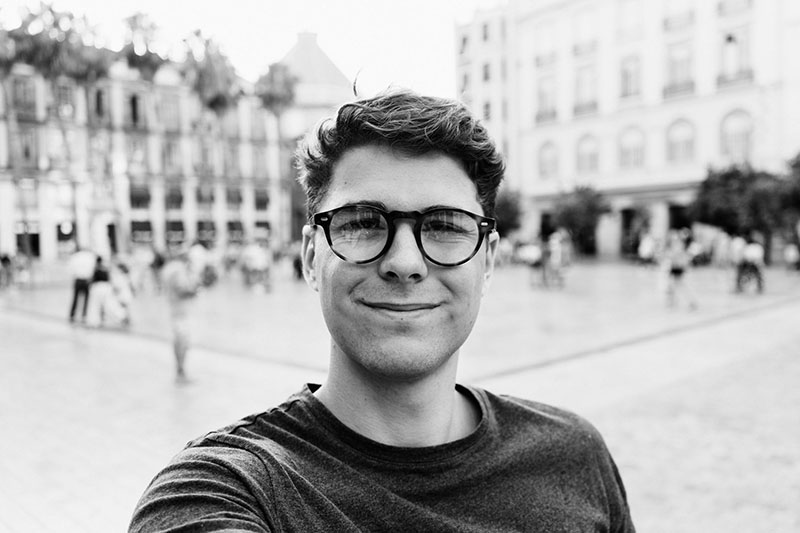
#> input picture sample_faces/img1.jpg, 800 x 533 px; its folder holds only this picture in this run
$ python FaceDetection.py
#> lines starting #> are read from the running program, lines starting #| are printed output that depends on the picture; after the words box and inside, x2 and y2 are one past the last pixel; in counts of white or black regions, pixels touching at a corner belong together
#> further down, img is the input picture: shape (533, 800, 3); min 0, max 255, mean 178.9
import cv2
import os

face_cascades = cv2.CascadeClassifier('haarcascade_frontalface_default.xml')

def detect_faces(img, draw_box=True):
#> called with draw_box = True
    grayscale_img = cv2.cvtColor(img, cv2.COLOR_BGR2GRAY)

    faces = face_cascades.detectMultiScale(grayscale_img,scaleFactor=1.6)
#> faces = [[271, 124, 252, 252]]

    for (x,y,width,height) in faces:
        if draw_box:
            cv2.rectangle(img,(x,y),(x+width,y+height),(0,255,0),5)

        face_box =img[y:y+height,x:x+height]
        face_coords = [x,y,width,height]
#> this loop made 1 pass
#> pass 1, in detect_faces, `face_box =img[y:y+height,x:x+height]`:
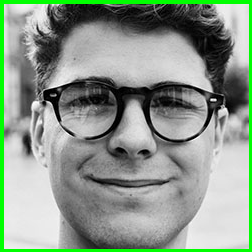
#> face_box: shape (252, 252, 3); mean B, G, R 139.8, 153.7, 139.8
#> after the loop:
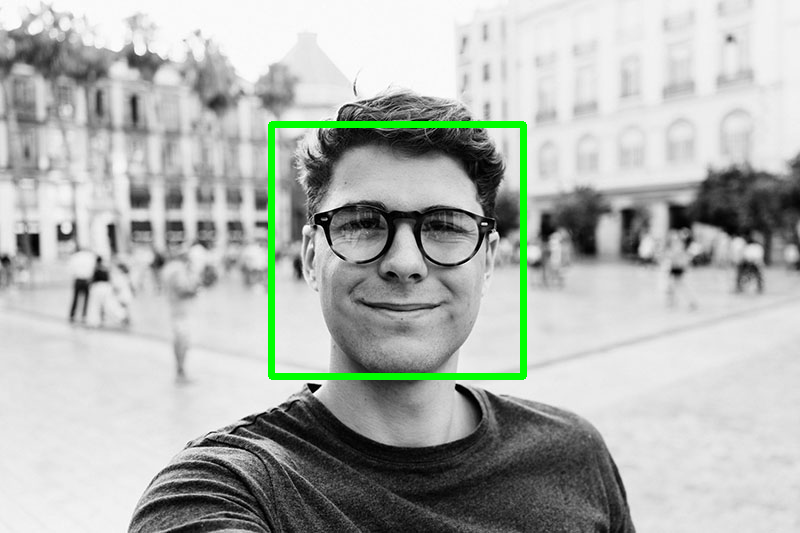
#> img: shape (533, 800, 3); 1.65% of pixels changed, all inside (x1, y1, x2, y2) = (268, 121, 527, 380)

    return img, face_box, face_coords


if __name__ == "__main__":
	files = os.listdir('sample_faces')
	images = [file for file in files if 'jpg' in file]
	for image in images:
		img = cv2.imread('sample_faces/' + image)
		detected_faces, _, _ = detect_faces(img)
		cv2.imwrite('sample_faces/detected_faces/' + image, detected_faces)

$ run again, on sample_faces/img2.jpg
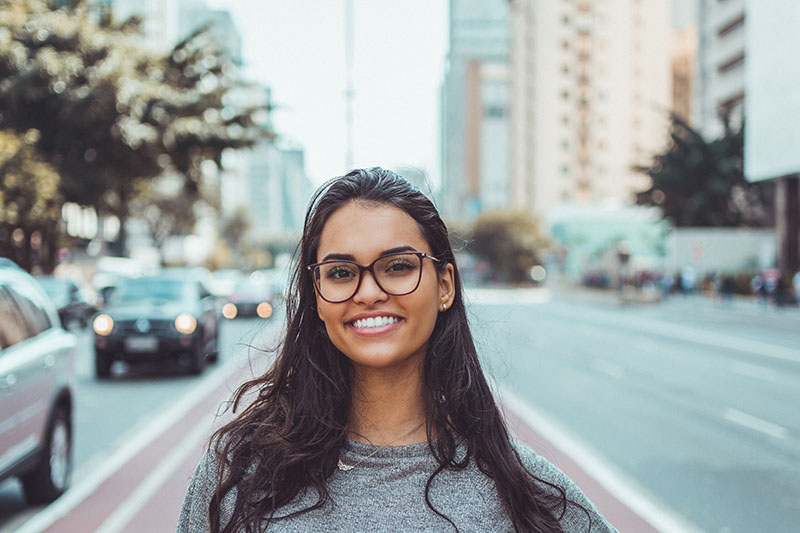
#> input picture sample_faces/img2.jpg, 800 x 533 px
#> img is the input picture: shape (533, 800, 3); mean B, G, R 161, 161.8, 156
#> faces = [[293, 204, 157, 157]]
#> the loop in detect_faces, `for (x,y,width,height) in faces:` made 1 pass
#> pass 1, in detect_faces, `face_box =img[y:y+height,x:x+height]`:
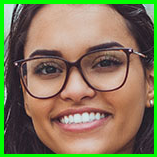
#> face_box: shape (157, 157, 3); mean B, G, R 89.3, 122, 129.4
#> after the loop in detect_faces, `for (x,y,width,height) in faces:`:
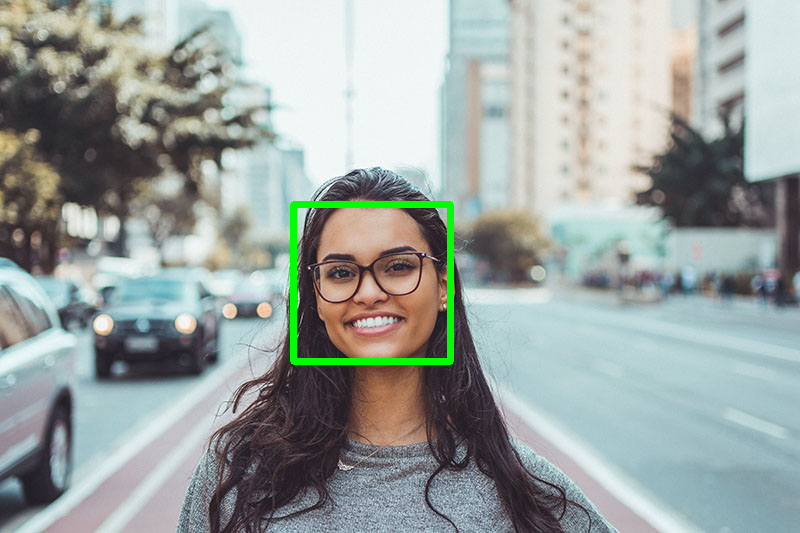
#> img: shape (533, 800, 3); 1.03% of pixels changed, all inside (x1, y1, x2, y2) = (290, 201, 454, 365)

$ run again, on sample_faces/img3.jpg
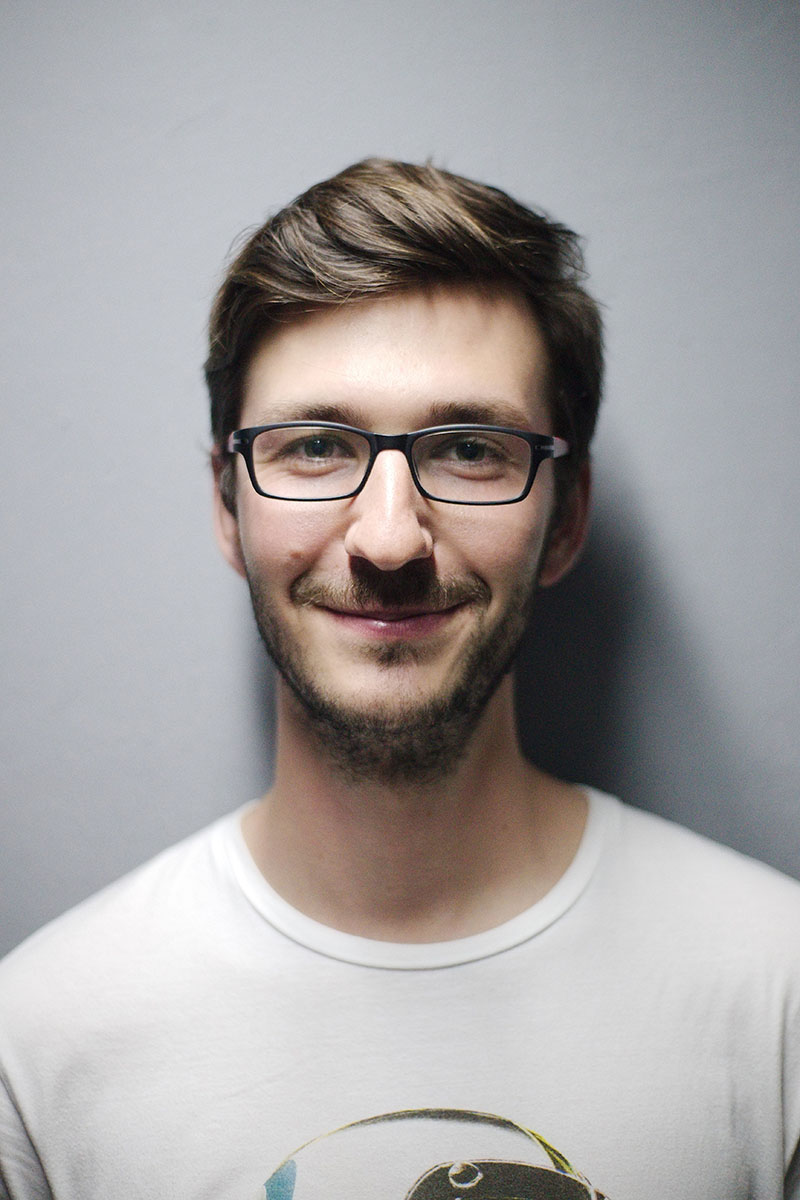
#> input picture sample_faces/img3.jpg, 800 x 1200 px
#> img is the input picture: shape (1200, 800, 3); mean B, G, R 160.8, 160.8, 164.2
#> faces = [[193, 306, 403, 403]]
#> the loop in detect_faces, `for (x,y,width,height) in faces:` made 1 pass
#> pass 1, in detect_faces, `face_box =img[y:y+height,x:x+height]`:
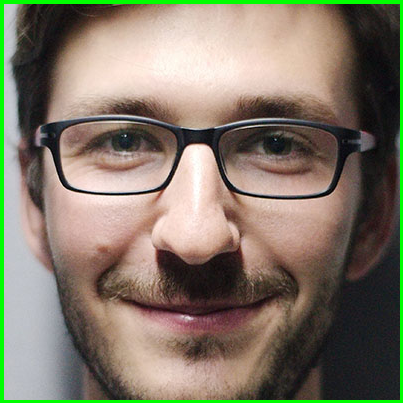
#> face_box: shape (403, 403, 3); mean B, G, R 104.3, 120.8, 129.6
#> after the loop in detect_faces, `for (x,y,width,height) in faces:`:
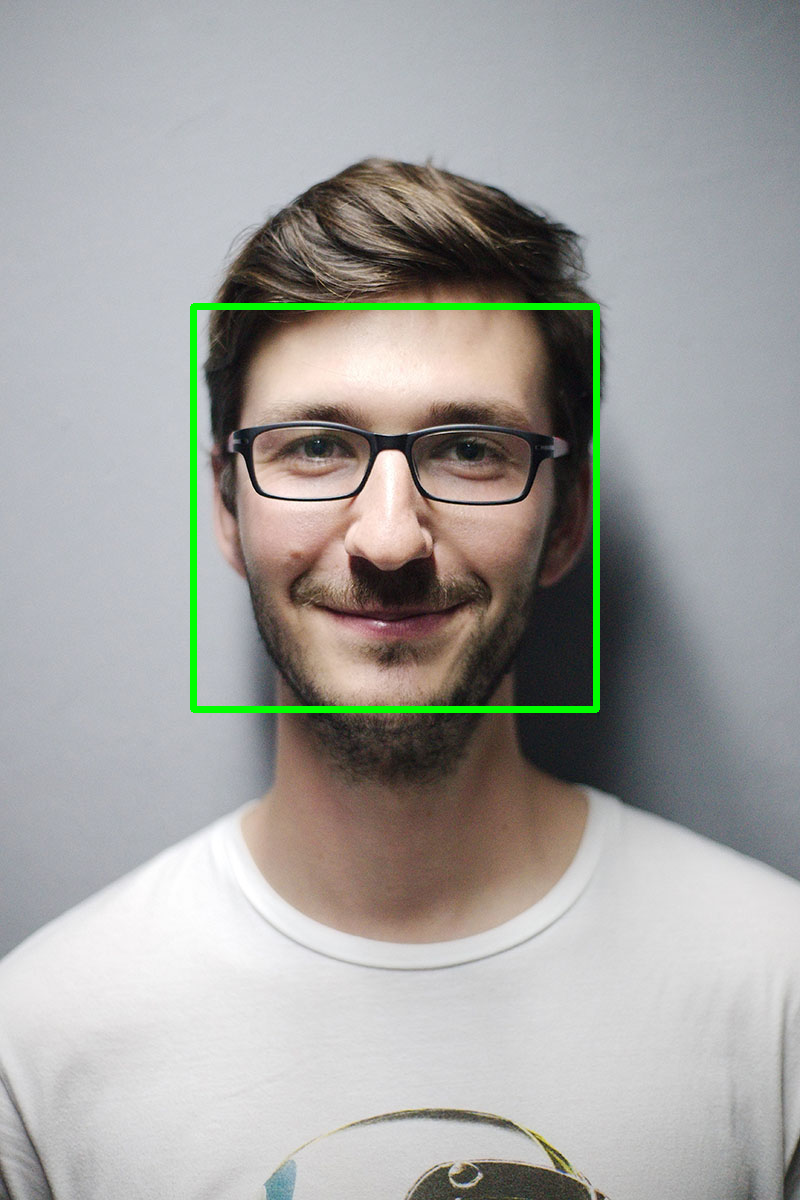
#> img: shape (1200, 800, 3); 1.17% of pixels changed, all inside (x1, y1, x2, y2) = (190, 303, 600, 713)

$ run again, on sample_faces/img4.jpg
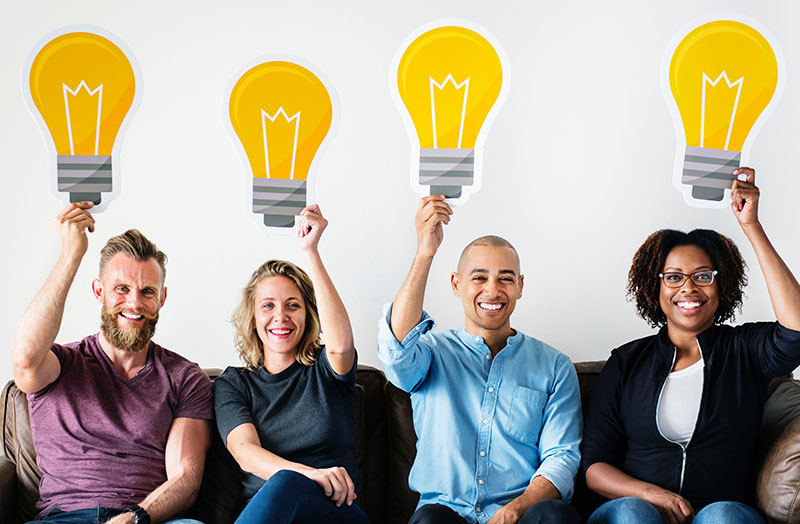
#> input picture sample_faces/img4.jpg, 800 x 524 px
#> img is the input picture: shape (524, 800, 3); mean B, G, R 151.3, 166.4, 173.9
#> in detect_faces, `grayscale_img = cv2.cvtColor(img, cv2.COLOR_BGR2GRAY)`:
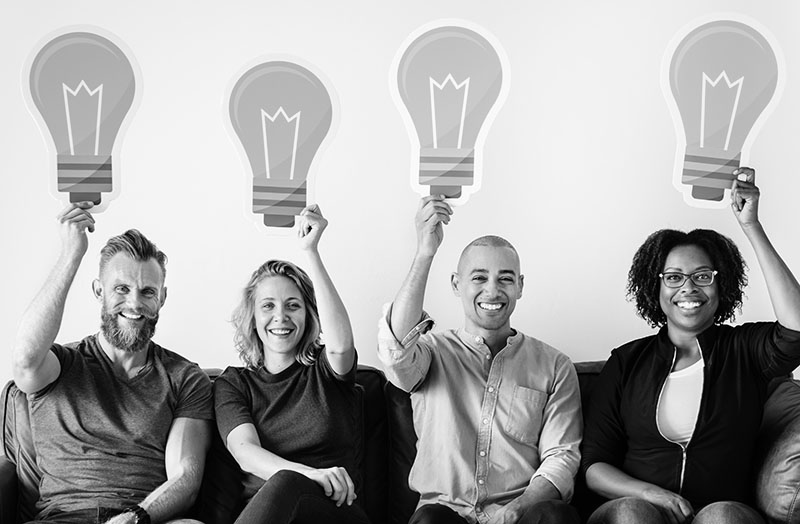
#> grayscale_img: shape (524, 800); min 0, max 255, mean 167
#> faces = [[464, 255, 61, 61], [658, 253, 61, 61], [107, 269, 61, 61], [249, 283, 61, 61]]
#> the loop in detect_faces, `for (x,y,width,height) in faces:` made 4 passes
#> (x, y, face_coords) on passes 1 to 4: (464, 255, [464, 255, 61, 61]), (658, 253, [658, 253, 61, 61]), (107, 269, [107, 269, 61, 61]), (249, 283, [249, 283, 61, 61])
#> after the loop in detect_faces, `for (x,y,width,height) in faces:`:
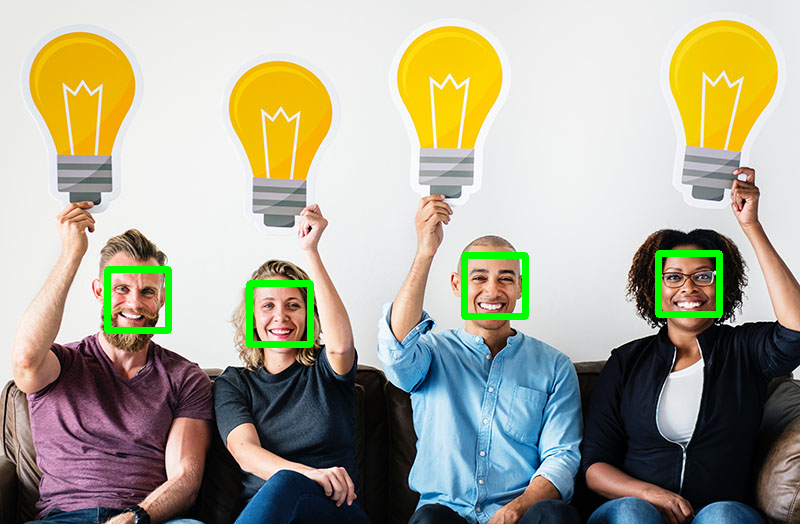
#> img: shape (524, 800, 3); 1.61% of pixels changed, all inside (x1, y1, x2, y2) = (104, 250, 723, 348)
